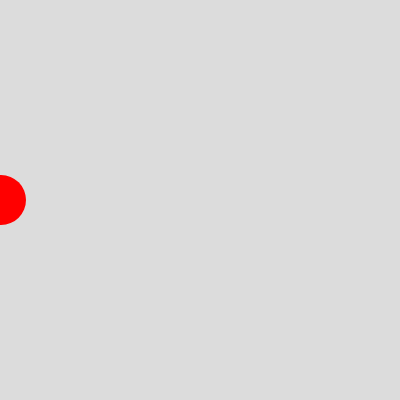
Frame 1 (no input)
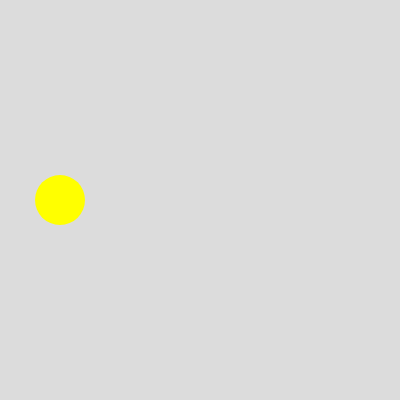
Frame 60 (no input)
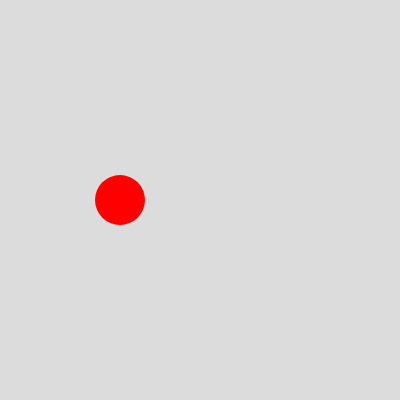
Frame 120 (the mouse pressed at the canvas centre since frame 60)

The p5.js sketch that drew these frames (run headless with seeded random() and noise() and a simulated clock; from frame 60 on, the mouse is pressed at the canvas centre):

// p5.js sketch
// ── sketch.js
let circleX = 0;  // 원의 초기 위치
let circleSize = 50;  // 원의 초기 크기

function setup() {
  createCanvas(400, 400);
  noStroke();  // 원의 외곽선 제거

}

function draw() {
  background(220);
  
  // 원의 위치를 왼쪽에서 오른쪽으로 이동시킴
  circleX = frameCount % width;  // 화면을 넘어가면 다시 왼쪽으로
  
  // 원의 색상을 주기적으로 변화시킴
  // 100 프레임이 지날 때마다, 60프레임 동안에는 색상을 빨간색으로 변화
  if (frameCount % 100 < 60) {
    fill(255, 0, 0);
  } else {
    fill(255, 255, 0);
  }
  
  ellipse(circleX, height / 2, circleSize, circleSize);  // 원을 그린다
}
